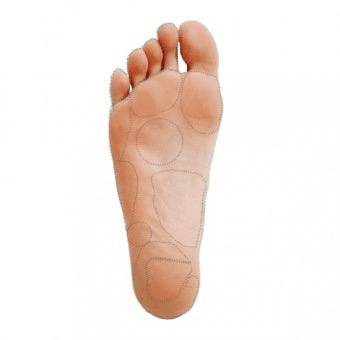
#> input picture foot_right.png, 340 x 340 px
$ python foot_test.py
#> lines starting #> are read from the running program, lines starting #| are printed output that depends on the picture; after the words box and inside, x2 and y2 are one past the last pixel; in counts of white or black regions, pixels touching at a corner belong together


import pandas as pd
import numpy as np
import matplotlib.pyplot as plt
import matplotlib.image as mpimg
from scipy.interpolate import griddata
from scipy.ndimage import gaussian_filter
from matplotlib.animation import FuncAnimation
import cv2

# Load CSV data sensor
df = pd.read_csv("new_gait_window.csv")
#> (reads new_gait_window.csv from the repository)

# Load gambar tapak kaki
foot_img = mpimg.imread("foot_right.png")
#> foot_img is the input picture: shape (340, 340, 4) float32; mean R, G, B, A 0.96, 0.916, 0.893, 1

# Convert gambar ke grayscale dan buat mask (thresholding)
foot_gray = cv2.cvtColor((foot_img * 255).astype(np.uint8), cv2.COLOR_RGB2GRAY)
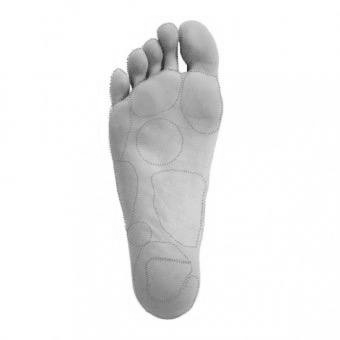
#> foot_gray: shape (340, 340); min 39, max 255, mean 236.4
_, mask = cv2.threshold(foot_gray, 250, 255, cv2.THRESH_BINARY_INV)  # Putih jadi hitam, kaki putih
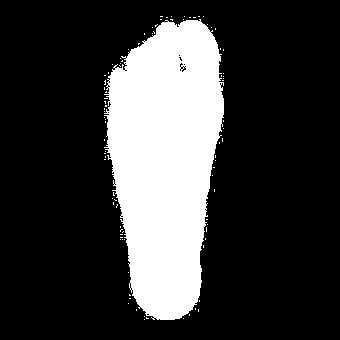
#> mask: shape (340, 340); 22.8% white; 92 white regions (91 under 20 px), largest, box (x1, y1, x2, y2) and area: (104, 19, 224, 320) 26104

# Koordinat sensor FSR ikut gambar
sensor_coords = np.array([
    [50, 250],   # fsr1 heel
    [40, 150],   # fsr2 mid-left
    [80, 150],   # fsr3 mid-right
    [65, 50]     # fsr4 toe
])

# Grid untuk interpolation (tinggi x lebar)
grid_x, grid_y = np.mgrid[0:100:400j, 0:300:800j]

# Cari nilai max tekanan sensor dalam data untuk vmax heatmap
max_pressure = np.max(df[['fsr1','fsr2','fsr3','fsr4']].values)

# Setup figure dan axis
fig, ax = plt.subplots(figsize=(4, 8))
ax.imshow(foot_img, extent=[0, 100, 300, 0])
heatmap = ax.imshow(np.zeros_like(grid_x.T), extent=[0, 100, 300, 0], origin='lower',
                    cmap='jet', alpha=0.7, vmin=0, vmax=max_pressure)
plt.axis('off')
plt.title("Masked & Smoothed FSR Pressure Heatmap Over Foot")

def update(frame):
#> called with frame = 0
    pressures = df.iloc[frame][['fsr1', 'fsr2', 'fsr3', 'fsr4']].values.astype(float)
    print(f"Frame {frame}, pressures: {pressures}")  # Debug print

    grid_z = griddata(sensor_coords, pressures, (grid_x, grid_y), method='cubic', fill_value=0)
    smooth_grid = gaussian_filter(grid_z, sigma=10)

    mask_resized = cv2.resize(mask, (smooth_grid.shape[1], smooth_grid.shape[0]))
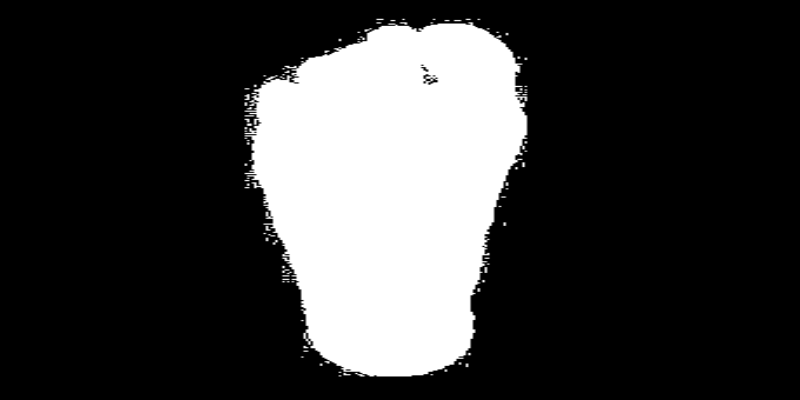
#> mask_resized: shape (400, 800); min 0, max 255, mean 58
    smooth_grid[mask_resized == 0] = 0

    heatmap.set_data(smooth_grid.T)
    return [heatmap]

ani = FuncAnimation(fig, update, frames=len(df), interval=500, blit=True)
plt.show()
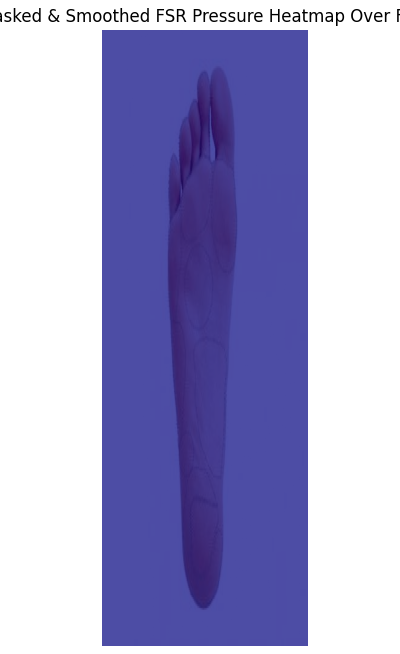
#> figure drawn by matplotlib, 1 panel
